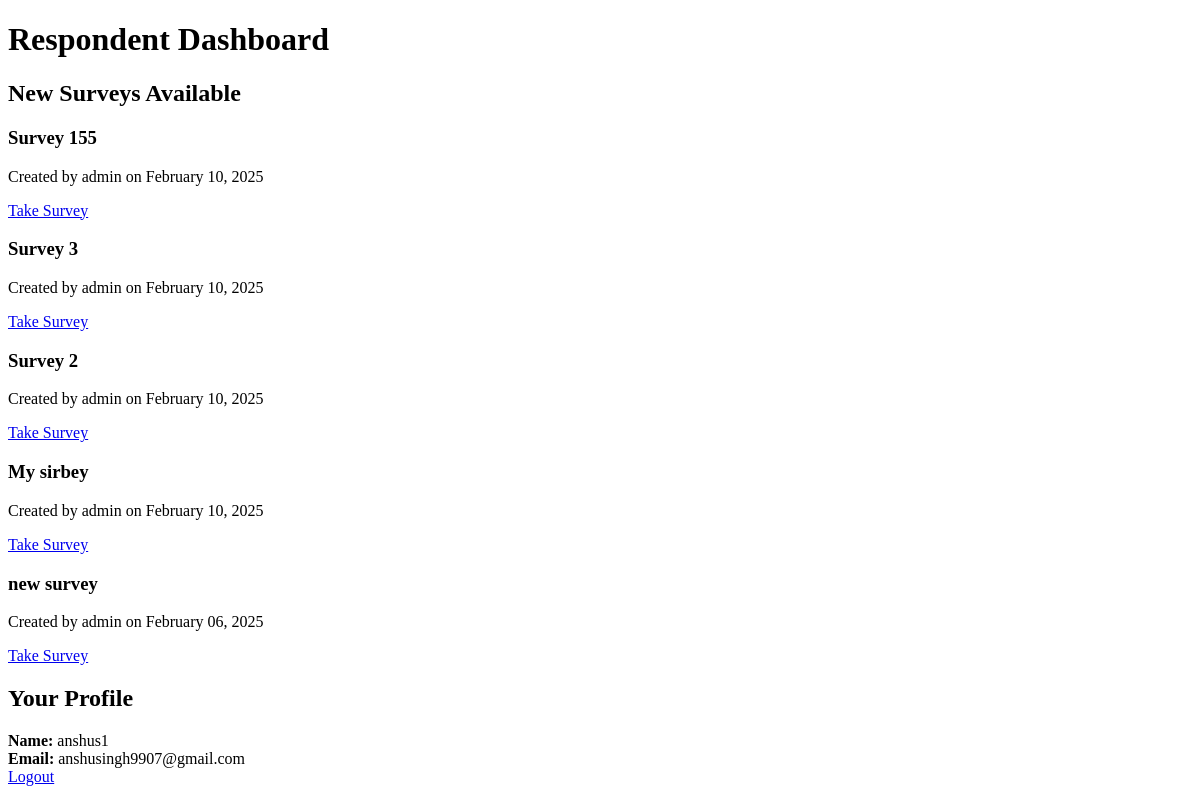
Page /respondent/dashboard/ (signed in) on the earlier database version.
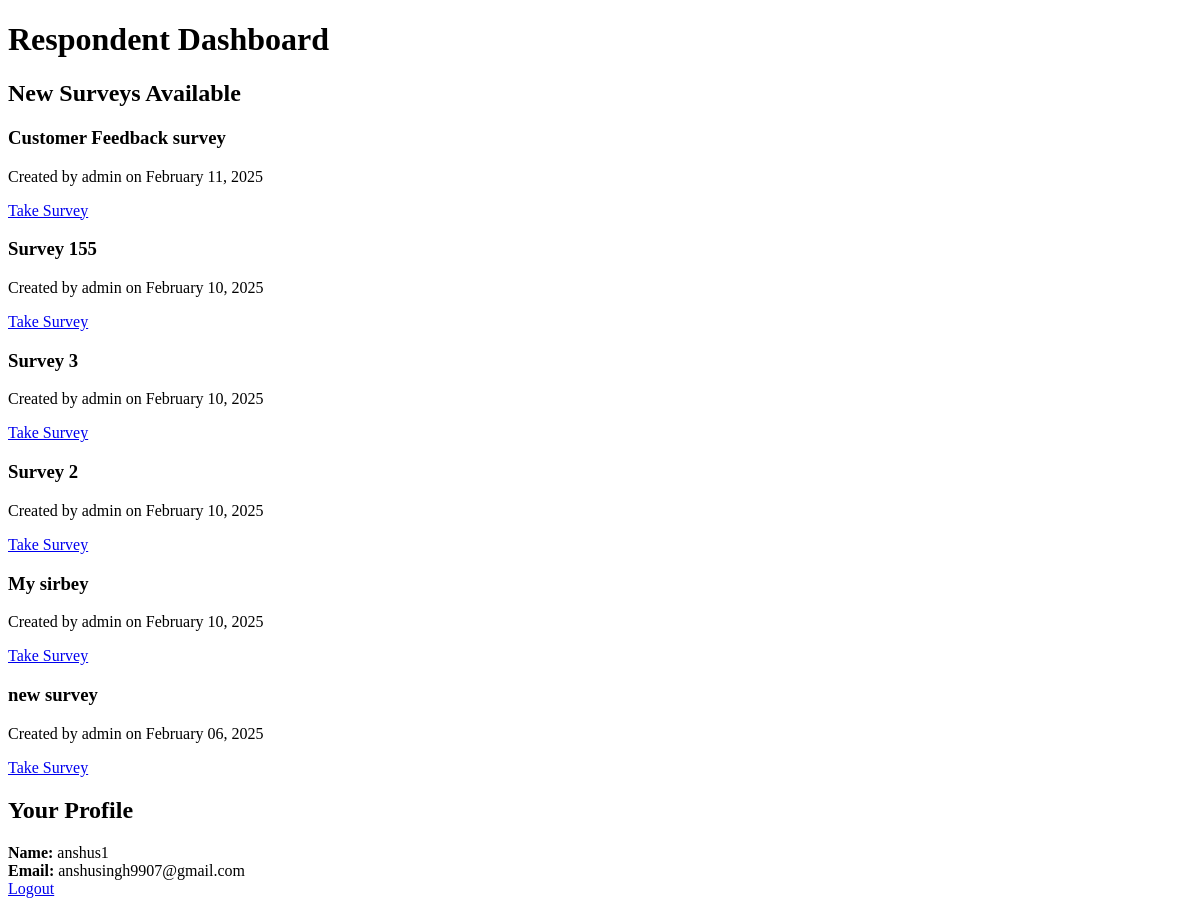
Same page on the later database version.
### surveys/models.py (models this page shows, shortened)
class SurveyNotification(models.Model):
    user = models.ForeignKey(settings.AUTH_USER_MODEL, on_delete=models.CASCADE, related_name='survey_notifications')
    survey = models.ForeignKey(Survey, on_delete=models.CASCADE, related_name='notifications')
    is_read = models.BooleanField(default=False)
    created_at = models.DateTimeField(auto_now_add=True)
    class Meta:
        unique_together = ('user', 'survey')
        ordering = ['-created_at']

class Survey(models.Model):
    title = models.CharField(max_length=200)
    description = models.TextField(blank=True, null=True)
    user = models.ForeignKey(
        settings.AUTH_USER_MODEL,
        on_delete=models.CASCADE,
        related_name='surveys',
        null=True  # Allow existing surveys to remain
    )
    created_at = models.DateTimeField(auto_now_add=True)
    updated_at = models.DateTimeField(auto_now=True)
    unique_link = models.CharField(max_length=16, unique=True, blank=True)
    external_link = models.CharField(max_length=16, unique=True, blank=True, null=True)
    max_external_responses = models.PositiveIntegerField(null=True, blank=True)
    external_response_count = models.PositiveIntegerField(default=0)
    is_active = models.BooleanField(default=True)  # New field to track survey activation status
    expiry_datetime = models.DateTimeField(null=True, blank=True)
    is_expired = models.BooleanField(default=False)

### respondent_app/views.py (the view)
# urls.py: path('dashboard/', respondent_dashboard, name='dashboard'),
@login_required
def respondent_dashboard(request):
    try:
        respondent = request.user.respondent
        profile_complete = all([
            respondent.mobile,
            respondent.dob,
            respondent.gender,
            respondent.zipcode,
            respondent.education,
            respondent.employment,
            respondent.race
        ])
        if not profile_complete:
            return redirect('respondent_app:complete_profile')
        unread_notifications = SurveyNotification.objects.filter(
            user=request.user,
            is_read=False
        ).select_related('survey')
        context = {
            'unread_notifications': unread_notifications,
        }
        return render(request, 'respondent_app/respondent_dashboard.html', context)
    except Respondent.DoesNotExist:
        return redirect('respondent_app:complete_profile')

### templates/respondent_app/respondent_dashboard.html (shortened to what this page needs)
{% extends 'respondent_app/base.html' %}
{% block content %}
<div class="container mx-auto px-4 py-8">
    <h1 class="text-2xl font-bold mb-6">Respondent Dashboard</h1>
    {% if unread_notifications %}
    <div class="bg-white shadow-md rounded px-8 pt-6 pb-8 mb-4">
        <h2 class="text-xl font-semibold mb-4">New Surveys Available</h2>
        <div class="space-y-4">
            {% for notification in unread_notifications %}
            <div class="bg-blue-100 border-l-4 border-blue-500 p-4 relative">
                <div class="flex justify-between items-center">
                    <div>
                        <h3 class="font-bold text-lg">{{ notification.survey.title }}</h3>
                        <p class="text-gray-600">
                            Created by {{ notification.survey.user.username }}
                            on {{ notification.survey.created_at|date:"F d, Y" }}
                        </p>
                    </div>
                    <div>
                        <a href="{% url 'surveys:take_survey' unique_link=notification.survey.unique_link %}"
                           class="bg-blue-500 hover:bg-blue-700 text-white font-bold py-2 px-4 rounded">
                            Take Survey
                        </a>
                    </div>
                </div>
            </div>
            {% endfor %}
        </div>
    </div>
    {% endif %}
    <div class="bg-white shadow-md rounded px-8 pt-6 pb-8">
        <h2 class="text-xl font-semibold mb-4">Your Profile</h2>
        <div class="grid grid-cols-2 gap-4">
            <div>
                <strong>Name:</strong> {{ user.get_full_name|default:user.username }}
                <br>
                <strong>Email:</strong> {{ user.email }}
            </div>
        </div>
    </div>
    <div class="row">
        <div class="col-12 d-flex justify-content-end mb-3">
            <a href="{% url 'logout' %}" class="btn btn-danger">
                 Logout
            </a>
        </div>
    </div>
</div>
{% endblock %}

Differences in the rows shown:
added SurveyNotification: survey "Customer Feedback survey", survey.user.username "admin", survey.created_at "February 11, 2025"
